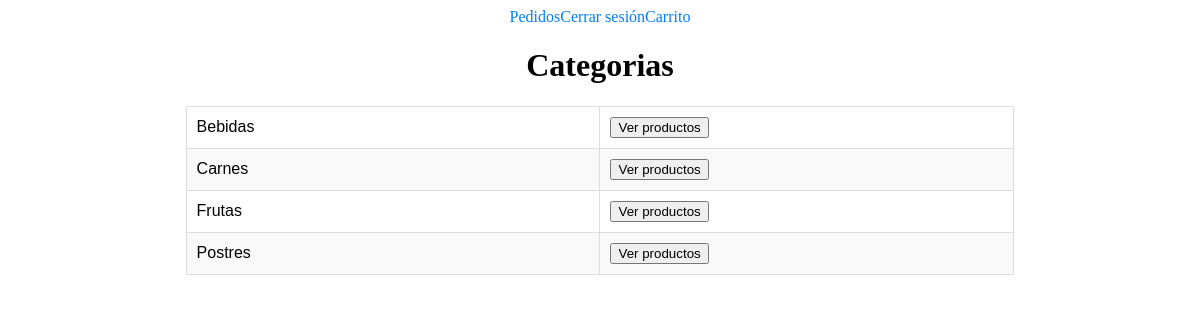
Page /categoria.php (signed in) on the earlier database version.
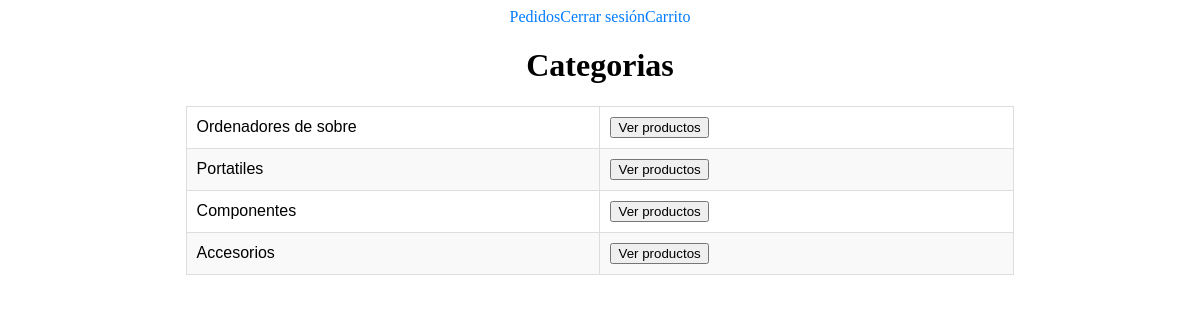
Same page on the later database version.
### tables this page shows
CREATE TABLE IF NOT EXISTS categoria(
    CodCat int(2) NOT NULL auto_increment,
    NombreCat VARCHAR(20) NOT NULL,
    PRIMARY KEY (CodCat)
)CHARACTER SET utf8;

### tienda.php (called while the page is built, shortened)
<?php
class tienda
{
    protected $db;
    function __construct($BD="")
  	{
		try {
			if ($BD!='')
				$this->db = new PDO("mysql:host=" . SERVIDOR . ";dbname=" . $BD .";charset=utf8", USUARIO, CLAVE, array(PDO::MYSQL_ATTR_INIT_COMMAND => "SET NAMES 'utf8'"));
			else
				$this->db = new PDO("mysql:host=" . SERVIDOR. ";charset=utf8", USUARIO, CLAVE, array(PDO::MYSQL_ATTR_INIT_COMMAND => "SET NAMES 'utf8'"));
			$this->db->setAttribute(PDO::MYSQL_ATTR_USE_BUFFERED_QUERY,  true);
			$this->db->setAttribute(PDO::NULL_TO_STRING, true);
			if ($BD=='') {
			   $sql = file_get_contents('pedidos.sql');
			   $this->ejecuta_SQL($sql);
			}
		} catch (PDOException $e) {
			die ("<p><H3>No se ha podido establecer la conexión.
				  <P>Compruebe si está activado el servidor de bases de
				  datos MySQL.</H3></p>\n <p>Error: " . $e->getMessage() . "</p>\n");
		}
	}
    function ejecuta_SQL($sql) {
		$resultado=$this->db->query($sql);
		return $resultado;
	}
  function getCategorias()
	{
		$sql_script = "SELECT * FROM categoria";
		$resultado=$this->ejecuta_SQL($sql_script);
		return $resultado->fetchAll(\PDO::FETCH_ASSOC);
	}
}
?>

### categoria.php (the view, shortened to what this page needs)
<!DOCTYPE html>
<html>
<head>
    <link rel="stylesheet" href="style.css">
</head>
<body align="center">
    <?php
    if (isset($_SESSION['id_cliente'])) {
        require_once "tienda.php";
        $shop = new tienda;
        echo '<header> <a href="categoria.php">'. $shop->getNombreCliente($_SESSION['id_cliente']).'</a>';
        echo '<a href="pedidos.php">Pedidos</a>';
        echo '<a href="logout.php">Cerrar sesión</a>';
        echo '<a href="carrito.php">Carrito</a></header>';
        echo "<h1>Categorias</h1><table>";
        $listaCategorias = $shop->getCategorias();;
        foreach ($listaCategorias as $categoria) {
            echo "<tr><td>". $categoria["NombreCat"] ."</td> <td> <form action='producto.php' method='POST'>
			<input type='hidden' name='cat' value='".$categoria['CodCat']."'>
			<button type='submit'>Ver productos</button>
		  </form></td></tr>";
        }
        echo "</table>";
    } else {
        header("Location: login.php");
    }
    ?>
    </body>
</html>

Differences in the rows shown:
changed categoria: NombreCat "Bebidas" → "Ordenadores de sobre"
changed categoria: NombreCat "Carnes" → "Portatiles"
changed categoria: NombreCat "Frutas" → "Componentes"
changed categoria: NombreCat "Postres" → "Accesorios"
